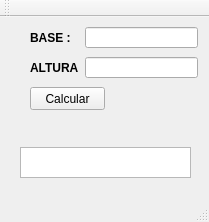
<?xml version="1.0" encoding="UTF-8"?>
<ui version="4.0">
 <class>MainWindow</class>
 <widget class="QMainWindow" name="MainWindow">
  <property name="geometry">
   <rect>
    <x>0</x>
    <y>0</y>
    <width>209</width>
    <height>222</height>
   </rect>
  </property>
  <property name="windowTitle">
   <string>Projeto Classe Piramide </string>
  </property>
  <widget class="QWidget" name="centralWidget">
   <widget class="QLabel" name="label">
    <property name="geometry">
     <rect>
      <x>30</x>
      <y>10</y>
      <width>47</width>
      <height>21</height>
     </rect>
    </property>
    <property name="font">
     <font>
      <weight>75</weight>
      <bold>true</bold>
     </font>
    </property>
    <property name="text">
     <string>BASE : </string>
    </property>
   </widget>
   <widget class="QLabel" name="label_2">
    <property name="geometry">
     <rect>
      <x>30</x>
      <y>40</y>
      <width>51</width>
      <height>21</height>
     </rect>
    </property>
    <property name="font">
     <font>
      <weight>75</weight>
      <bold>true</bold>
     </font>
    </property>
    <property name="text">
     <string>ALTURA :</string>
    </property>
   </widget>
   <widget class="QLineEdit" name="lineEditBase">
    <property name="geometry">
     <rect>
      <x>85</x>
      <y>10</y>
      <width>113</width>
      <height>21</height>
     </rect>
    </property>
   </widget>
   <widget class="QLineEdit" name="lineEditAltura">
    <property name="geometry">
     <rect>
      <x>85</x>
      <y>40</y>
      <width>113</width>
      <height>21</height>
     </rect>
    </property>
   </widget>
   <widget class="QTextEdit" name="textEditSaida">
    <property name="geometry">
     <rect>
      <x>20</x>
      <y>130</y>
      <width>171</width>
      <height>31</height>
     </rect>
    </property>
   </widget>
   <widget class="QPushButton" name="pushButtonCalcular">
    <property name="geometry">
     <rect>
      <x>30</x>
      <y>70</y>
      <width>75</width>
      <height>23</height>
     </rect>
    </property>
    <property name="text">
     <string>Calcular</string>
    </property>
   </widget>
  </widget>
  <widget class="QMenuBar" name="menuBar">
   <property name="geometry">
    <rect>
     <x>0</x>
     <y>0</y>
     <width>209</width>
     <height>21</height>
    </rect>
   </property>
  </widget>
  <widget class="QToolBar" name="mainToolBar">
   <attribute name="toolBarArea">
    <enum>TopToolBarArea</enum>
   </attribute>
   <attribute name="toolBarBreak">
    <bool>false</bool>
   </attribute>
  </widget>
  <widget class="QStatusBar" name="statusBar"/>
 </widget>
 <layoutdefault spacing="6" margin="11"/>
 <resources/>
 <connections/>
</ui>
